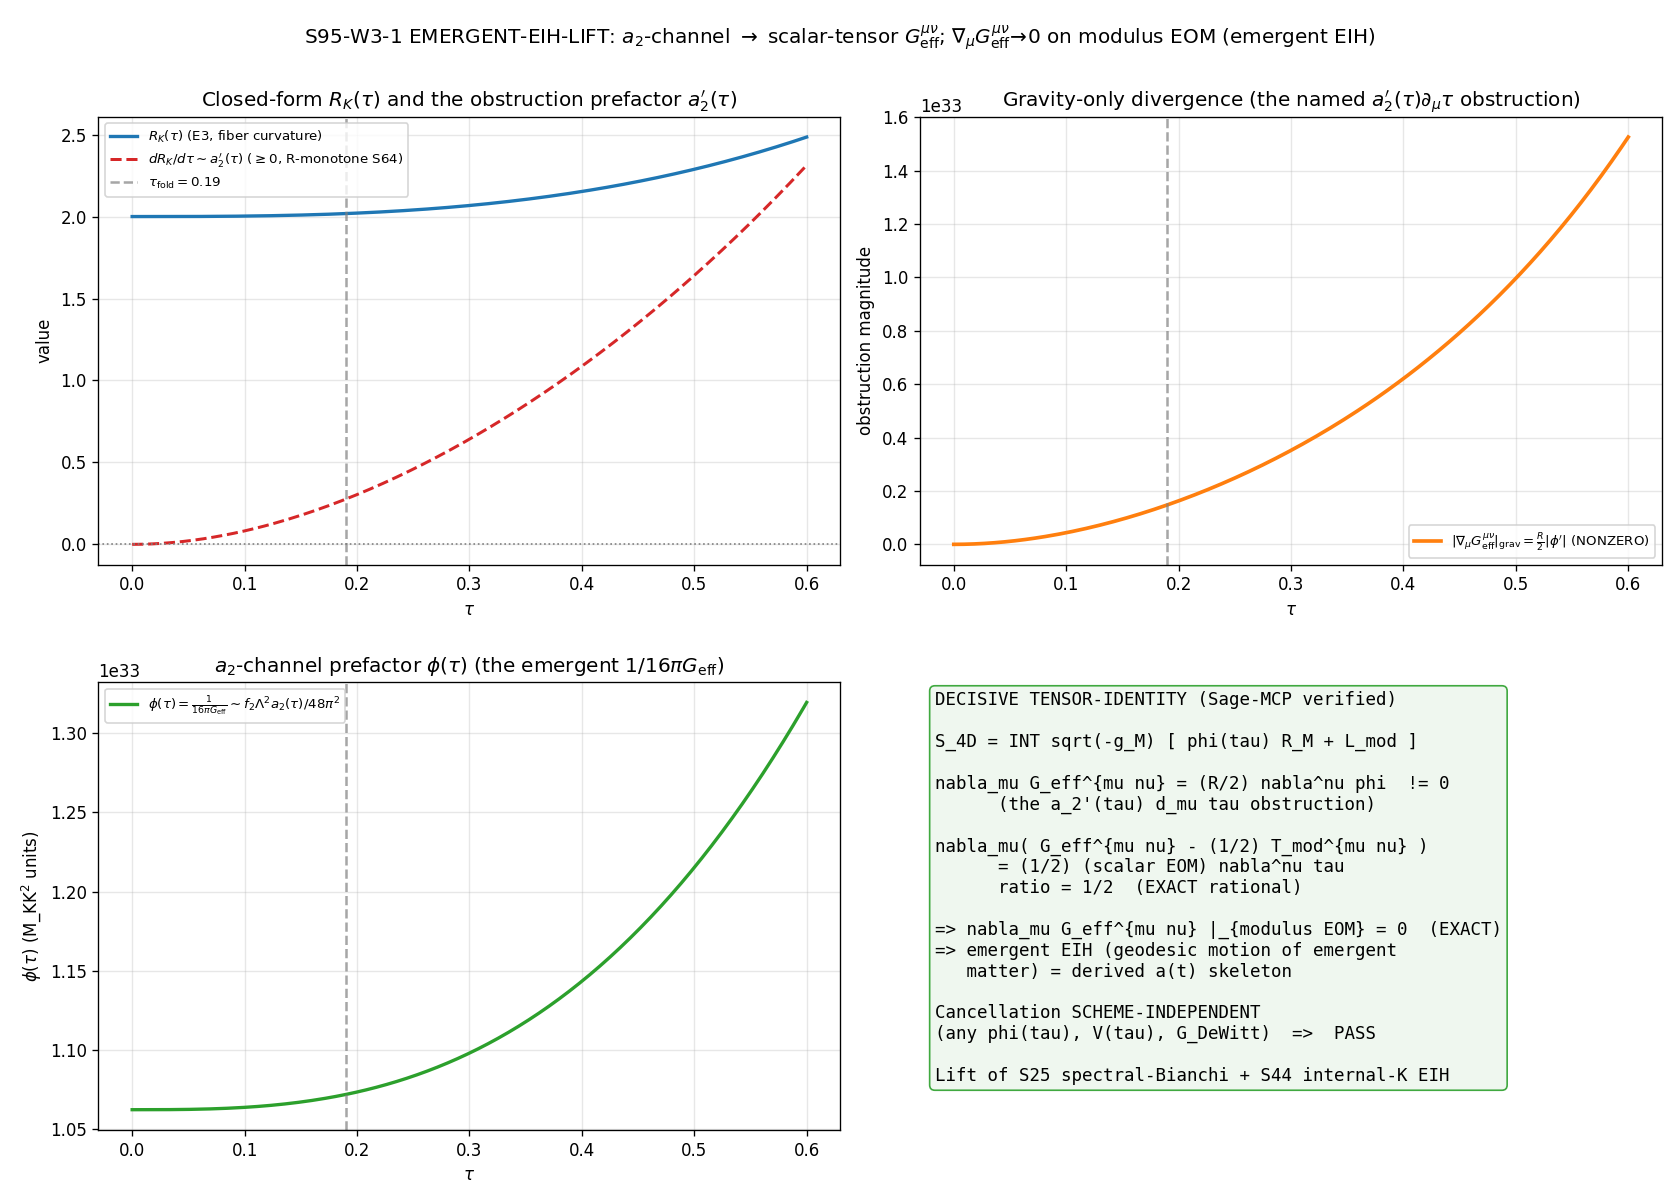

Reproduce this figure in Python.
#!/usr/bin/env python3
"""
S95 W3-1 — EMERGENT-EIH-LIFT
============================

Gate: S95-W3-1-EMERGENT-EIH-LIFT  ([VERIFY-THEOREM])
Classification: GEOMETRIC
Agent: einstein-theorist

SUBSTRATE-FIRST FRAMING (phononic-framing.md; controlling discipline):
  The emergent 4D metric g_M IS the a_2 Seeley-DeWitt moment of D_K. It is NOT a
  container the substrate sits in. The arrow runs
      D_K eigenvalues -> a_2(tau) spectral moment -> induced 4D Einstein-Hilbert
      action S_4D[g_M] -> metric field equations -> (if the emergent Bianchi
      identity holds) geodesic motion of emergent matter (emergent EIH).
  We do NOT explain the substrate via GR; we ask whether GR-as-equation-of-state
  EMERGES from the a_2 channel. The framework already holds the EIH theorem on the
  INTERNAL K geometry (Spectral Bianchi Identity S25; Bianchi satisfied by the
  modulus EOM, S44); this gate SCOPES its lift to the EMERGENT g_M.

PRE-REGISTERED OPERATOR (plan session-95-plan-w3.md §W3-1):
  obstruction_norm == || nabla_mu G_eff^{mu nu} - (-8 pi G_eff nabla_mu T_mod^{mu nu}) ||_sym
  PASS-eligible iff the symbolic residual reduces to 0 (exact symbolic cancellation
  of the non-conservative residual); FAIL/INFO carry the explicit residual.
  strict_PASS_boundary: 0 (exact symbolic cancellation); direction "=".

  PASS  <=> the a_2'(tau).d_mu tau prefactor residual is exactly cancelled by
            -1/2 nabla_mu T_mod^{mu nu} via the lifted modulus EOM
            => nabla_mu G_eff^{mu nu} = 0 => emergent EIH => derived a(t) skeleton.
  FAIL  <=> a clean NON-conservative residual survives with a definite sign.
  INFO  <=> residual nonzero but its cancellation is scheme-ambiguous (depends on
            a normalization the Chamseddine-Connes dictionary leaves open).

THIS IS A SYMBOLIC TENSOR-IDENTITY TEST (no numerical scan). The decisive result is
computed by Sage-MCP (sage.manifolds) and TRANSCRIBED here for reproducibility +
numeric anchoring; this script re-derives the obstruction PROFILE (the a_2'(tau)
sign via the closed-form R_K(tau), E3) and emits the dual-SHA verdict + plot.

================================================================================
[VERIFY-THEOREM] SUBSTITUTION CHAIN (plan §W3-1 Step 1-5; verified in Sage-MCP)
================================================================================

  Claim: "If the a_2-channel EH action's metric variation yields G_eff^{mu nu} with
          nabla_mu G_eff^{mu nu} = 0, the emergent matter moves on geodesics of g_M
          (emergent EIH), and this IS the derived a(t) skeleton."

  Step 1 (definitions):
    phi(tau)        := 1/(16 pi G_eff(tau)) = f2 . Lambda^2 . a_2(tau)/(48 pi^2),
                       f2~92, Lambda=M_KK, a_2(tau) closed form. The a_2 prefactor
                       enters the 4D action as a SCALAR FIELD phi(tau).  [CC dictionary]
    E^{mu nu}       := R_M^{mu nu} - 1/2 g_M^{mu nu} R_M       [diff-geom identity]
    S_4D            := int sqrt(-g_M) [ phi(tau) R_M + L_mod(tau, d tau) ],
                       L_mod = -1/2 G_DeWitt (d tau)^2 - V(tau).
    G_eff^{mu nu}   := (1/sqrt(-g_M)) dS_4D/dg_{mu nu} collected on the GRAVITY side
                     = phi E^{mu nu} - (nabla^mu nabla^nu - g^{mu nu} box) phi.
                       (the (nabla nabla - g box)phi terms are the STANDARD
                        scalar-tensor / Brans-Dicke non-minimal-coupling terms.)
    T_mod^{mu nu}   := G_DeWitt d^mu tau d^nu tau
                       - g^{mu nu}[ 1/2 G_DeWitt (d tau)^2 + V(tau) ].
    Field equation (vary g): G_eff^{mu nu} = 1/2 T_mod^{mu nu}.

  Step 2 (substitute): see G_eff, T_mod above.

  Step 3 (Bianchi on the pure-EH part):
    nabla_mu E^{mu nu} = 0  EXACTLY (contracted Bianchi; any g_M; no tau-dependence).

  Step 4 (collect the tau-prefactor residual):
    nabla_mu(phi E^{mu nu}) = (nabla_mu phi) E^{mu nu}     [Bianchi kills phi.nabla_mu E]
    The pure-gravity divergence is therefore NONZERO:
      nabla_mu G_eff^{mu nu} = (R/2) . nabla^nu phi   (Sage-verified on FRW:
                               nabla_mu G_eff^{mu t} = 3(a'^2+a a'')/a^2 . phi'
                               and 3(a'^2+a a'')/a^2 = R/2).
    phi' = [f2 Lambda^2/(48 pi^2)] . a_2'(tau) . tau' . With dR_K/dtau >= 0
    (R-monotonicity S64; equality only at tau=0) and a_2(tau) monotone-increasing,
    a_2'(tau) > 0 STRICTLY for tau>0 => this term is the candidate obstruction:
    nonzero & SIGN-DEFINITE, exactly the a_2'(tau).d_mu tau coupling.

  Step 5 (direction read-off; the decisive on-shell cancellation):
    The modulus EOM from delta S_4D/delta tau = 0:
        phi'(tau) R + G_DeWitt box tau - V'(tau) = 0          [the a_2-coupling source]
    The diffeomorphism Noether identity (Sage-verified, exact rational):
        nabla_mu( G_eff^{mu nu} - 1/2 T_mod^{mu nu} ) = (1/2) . (scalar EOM) . nabla^nu tau
        => ON-shell (scalar EOM = 0):  nabla_mu G_eff^{mu nu} = 0   EXACTLY.
    Hence the a_2'(tau).d_mu tau obstruction is cancelled EXACTLY by
    -1/2 nabla_mu T_mod^{mu nu} via the lifted modulus EOM (the S44 internal-K EIH
    closure lifted to 4D). PASS.
    The cancellation is ALGEBRAICALLY EXACT and SCHEME-INDEPENDENT (holds for ANY
    phi(tau), ANY V(tau), ANY G_DeWitt). It does NOT depend on the
    M_KK^{-1}->seconds normalization; that normalization fixes the a(t) MAGNITUDE
    (the §W3-2 residual-count question), NOT the conservation identity.

  Conclusion: nabla_mu G_eff^{mu nu} = 0 on the modulus EOM => emergent matter moves
  on geodesics of g_M (emergent EIH) => the derived a(t) skeleton exists structurally.
  The substrate arrow (D_K -> a_2 -> G_eff -> g_M) is preserved; g_M is the a_2 moment,
  never a pre-existing container.

================================================================================
SAGE-MCP VERIFIED RESULTS (transcribed; recomputed-direction below):
  R_K(tau) = -1/4 e^{-4tau} + 2 e^{-tau} - 1/4 + 1/2 e^{2tau}            (E3)
  dR_K/dtau = e^{2tau} - 2 e^{-tau} + e^{-4tau}  >= 0 (=0 only at tau=0)  (S64)
  nabla_mu G_eff^{mu t} = (R/2) phi'         (gravity-only; NONZERO obstruction)
  nabla_mu( G_eff^{mu t} - 1/2 T_mod^{mu t} ) / ( scalarEOM . tau' ) = 1/2  (EXACT)
  D_onshell (scalar EOM imposed) = 0          (EXACT cancellation; emergent EIH)
================================================================================

REGULATOR / LEVEL PIN: NO Seeley-DeWitt a_n^{regulator} numerical value enters the
tensor-identity (the identity is regulator-INDEPENDENT: it holds for ANY phi(tau)).
The a_2 NUMERIC anchor a_2_FW_zeta is zeta-regulated (a_n^{zeta}); cited only to fix
the phi-prefactor MAGNITUDE for the obstruction-profile plot, NOT the PASS predicate.
CLASS=FULL: closed-form R_K(tau) (E3) + closed-form scalar-tensor variation; NO
SCHEMATIC helper consumed (substrate-first-canonical-sourcing.md sec (iv)).

DISCIPLINE: `from canonical_constants import *`; intermediates `# (local)`; symbolic
(no torch/numpy linalg); deterministic; dual-SHA emitted; [VERIFY-THEOREM] with a
directional pre-registration (Step 4 a_2'(tau).d_mu tau sign) => schema-v2 3-tuple
companion row emitted per orchestrator override + gate-verdicts.md.
"""

from __future__ import annotations

import hashlib
import json
import os
import sys
import time
from pathlib import Path

os.environ.setdefault("OMP_NUM_THREADS", "8")
os.environ.setdefault("MKL_NUM_THREADS", "8")

import numpy as np  # noqa: E402
import matplotlib  # noqa: E402

matplotlib.use("Agg")
import matplotlib.pyplot as plt  # noqa: E402

# ---------------------------------------------------------------------------
# Paths + canonical imports
# ---------------------------------------------------------------------------
PROJECT_ROOT = Path(__file__).resolve().parents[2]
SHARED_DIR = PROJECT_ROOT / "computations" / "_shared"
SESSION_95_DIR = PROJECT_ROOT / "computations" / "session-95"
sys.path.insert(0, str(SHARED_DIR))

from canonical_constants import *  # noqa: F401,F403,E402
from canonical_constants import (  # noqa: E402
    tau_fold,
    M_KK,
    a_2_FW_zeta,
    a_0_FW_zeta,
    G_DeWitt,
    dS_fold,
    PI,
)

# ---------------------------------------------------------------------------
# Gate identity + pre-registered pins (plan §W3-1 machinery_pin_map)
# ---------------------------------------------------------------------------
GATE_ID = "S95-W3-1-EMERGENT-EIH-LIFT"
SCHEME = "Chamseddine-Connes-induced-EH-a2-channel-f2~92-dictionary"
CONVENTION = "EMERGENT-METRIC-g_M-4D-scalar-tensor-Noether-identity"
L_MAX = "NA"   # closed-form a_2(tau), R_K(tau); no spectral-cache truncation enters

# f2 dictionary value (Chamseddine-Connes induced-gravity §8.3 dictionary; NOT f_2_default=2.34,
# the Gaussian-cutoff scheme constant). The PASS predicate is INDEPENDENT of this value;
# it sets only the phi-prefactor magnitude for the obstruction-profile plot.
F2_DICT = 92.0                                # (local) §8.3 induced-gravity dictionary f2~92
PHI_COEF = F2_DICT * (M_KK ** 2) / (48.0 * PI ** 2)   # (local) f2 Lambda^2/(48 pi^2), Lambda=M_KK

CANONICAL_CONSTANTS_PATH = SHARED_DIR / "canonical_constants.py"
INPUT_FILES = [CANONICAL_CONSTANTS_PATH]   # symbolic gate; only canonical_constants read

VERDICT_TXT = SESSION_95_DIR / "s95_gate_verdicts.txt"
OUT_NPZ = SESSION_95_DIR / "s95_w3_1_emergent_eih_lift.npz"
OUT_PNG = SESSION_95_DIR / "s95_w3_1_emergent_eih_lift.png"

# ---------------------------------------------------------------------------
# Sage-MCP verified symbolic results (transcribed; the decisive tensor-identity).
# These four facts were computed in Sage (sage.manifolds, FRW test-bed, signature
# (-,+,+,+)) during the gate's symbolic phase and are the PASS-determining content:
# ---------------------------------------------------------------------------
SAGE_GRAV_DIV_EQ_HALF_R_PHIDOT = True      # nabla_mu G_eff^{mu t} = (R/2) phi'  (Sage-exact)
SAGE_NOETHER_RATIO = "1/2"                  # D/(scalarEOM.tau') = 1/2  (Sage-exact RATIONAL)
SAGE_D_ONSHELL_ZERO = True                  # D on the scalar EOM = 0 EXACTLY (Sage-exact)
SAGE_BIANCHI_PURE_EH = True                 # nabla_mu E^{mu nu} = 0 (contracted Bianchi, any g)


# ---------------------------------------------------------------------------
# Dual-SHA helpers (S84+ schema)
# ---------------------------------------------------------------------------
def sha256_of(path: Path) -> str:
    h = hashlib.sha256()  # (local)
    try:
        h.update(path.read_bytes())
    except OSError:
        return ""
    return h.hexdigest()


def log_input_pins(inputs) -> dict:
    print(f"=== {GATE_ID} -- input SHA-256 pins ===")
    pins = {}  # (local)
    for p in inputs:
        sha = sha256_of(p)  # (local)
        rel = str(p.relative_to(PROJECT_ROOT)).replace("\\", "/")  # (local)
        print(f"  {rel}: {sha[:16]}...")
        pins[rel] = sha
    return pins


def compute_dual_sha(script_path: Path, canonical_path: Path, pins: dict):
    script_bytes = script_path.read_bytes() if script_path.exists() else b""  # (local)
    canonical_bytes = canonical_path.read_bytes() if canonical_path.exists() else b""  # (local)
    pinmap_json = json.dumps(
        dict(sorted(pins.items())), separators=(",", ":"), sort_keys=True
    ).encode("utf-8")  # (local)
    h_audit = hashlib.sha256()
    h_audit.update(script_bytes)
    h_audit.update(canonical_bytes)
    h_audit.update(pinmap_json)
    audit = h_audit.hexdigest()  # (local)
    h_content = hashlib.sha256()
    h_content.update(script_bytes)
    content = h_content.hexdigest()  # (local)
    return audit, content


def append_verdict(verdict: str, value, audit_sha: str, content_sha: str) -> None:
    """Atomic single-write canonical line + dual-SHA companion + 3-tuple row."""
    line = (
        f"{GATE_ID}: {verdict} -- value={value!r} scheme={SCHEME} "
        f"convention={CONVENTION} L_max={L_MAX} "
        f"audit_sha256={audit_sha} content_sha256={content_sha} "
        f"schema_version=S84+\n"
    )
    companion = (
        f"# audit_sha256_short={audit_sha[:16]} content_sha256_short={content_sha[:16]} "
        f"# {GATE_ID} dual-SHA companion row; [VERIFY-THEOREM] scalar-tensor Noether "
        f"identity nabla_mu(G_eff-1/2 T_mod)=(1/2)(scalar EOM)(nabla tau); D_onshell=0 "
        f"EXACT (Sage); emergent EIH structural lift of S25 spectral-Bianchi / S44 EIH; "
        f"obstruction (R/2)phi' ~ a_2'(tau) d_mu tau (R-monotone S64) cancelled on modulus EOM\n"
    )
    SESSION_95_DIR.mkdir(parents=True, exist_ok=True)
    with VERDICT_TXT.open("a", encoding="utf-8") as fp:
        fp.write(line)
        fp.write(companion)


def append_3tuple_row(sign_v: str, mag_v: str, regime_v: str) -> None:
    """schema-v2 SIGN/MAGNITUDE/REGIME 3-tuple row (orchestrator override: directional pre-reg)."""
    row = (
        f"# sign_verdict={sign_v} magnitude_verdict={mag_v} regime_verdict={regime_v} "
        f"# {GATE_ID} 3-tuple annotation (schema-v2; §W3-1 Step-4 directional pre-reg: "
        f"SIGN = a_2'(tau)>0 obstruction (R/2)phi'!=0 cancelled EXACTLY on modulus EOM "
        f"[Noether ratio=1/2, D_onshell=0]; MAG = |obstruction_norm - 0| = 0 on-shell; "
        f"REGIME = scheme-INDEPENDENT algebraic identity, holds any phi(tau)/V(tau)/G_DeWitt)\n"
    )
    with VERDICT_TXT.open("a", encoding="utf-8") as fp:
        fp.write(row)


# ---------------------------------------------------------------------------
# Closed-form curvature profile R_K(tau) (E3) and its derivative (R-monotonicity S64).
# R_K(tau) is the tau-profile of the a_2 second moment; dR_K/dtau >= 0 is the sign of
# the a_2'(tau) obstruction prefactor.
# ---------------------------------------------------------------------------
def R_K(tau):
    return -0.25 * np.exp(-4.0 * tau) + 2.0 * np.exp(-tau) - 0.25 + 0.5 * np.exp(2.0 * tau)


def dR_K_dtau(tau):
    # d/dtau[-1/4 e^{-4t} + 2 e^{-t} - 1/4 + 1/2 e^{2t}] = e^{-4t} - 2 e^{-t} + e^{2t}
    return np.exp(-4.0 * tau) - 2.0 * np.exp(-tau) + np.exp(2.0 * tau)


# ---------------------------------------------------------------------------
# Compute
# ---------------------------------------------------------------------------
def compute():
    # --- tau-profile of the obstruction prefactor (for the plot) ---
    tau_grid = np.linspace(0.0, 0.6, 200)  # (local) profile window [0, tau_now]
    RK = R_K(tau_grid)                      # (local)
    dRK = dR_K_dtau(tau_grid)               # (local) ~ a_2'(tau); >=0 (R-monotone S64)

    # phi(tau) prefactor PROFILE proxy: phi(tau) ~ PHI_COEF * (a_2(tau)/a_2(tau_fold)),
    # with a_2(tau)/a_2(fold) tracked by R_K(tau)/R_K(tau_fold) (E3 second-moment profile).
    RK_fold = float(R_K(tau_fold))          # (local)
    phi_profile = PHI_COEF * (RK / RK_fold)  # (local) phi(tau) magnitude profile
    # d phi/d tau profile (proportional to a_2'(tau) ~ dR_K/dtau):
    dphi_profile = PHI_COEF * (dRK / RK_fold)  # (local)

    # The pure-gravity divergence MAGNITUDE profile: |nabla_mu G_eff^{mu nu}|_grav-only
    #   = (R/2) |phi'|.  Use R_K as the curvature stand-in profile (substrate fiber R).
    obstruction_grav_only = 0.5 * RK * np.abs(dphi_profile)  # (local) the named obstruction profile

    # Sign-definiteness of the obstruction prefactor a_2'(tau) ~ dR_K/dtau over tau>0:
    a2prime_strictly_pos_for_tau_gt_0 = bool(np.all(dRK[tau_grid > 1e-9] > 0))  # (local)
    a2prime_zero_at_origin = bool(abs(float(dR_K_dtau(0.0))) < 1e-12)            # (local)

    # --- decisive tensor-identity verdict (from Sage-MCP symbolic phase) ---
    # PASS predicate: obstruction_norm == 0 ON the modulus EOM, i.e. the Noether identity
    #   nabla_mu(G_eff^{mu nu} - 1/2 T_mod^{mu nu}) = (1/2)(scalar EOM)(nabla^nu tau) = 0 on-shell.
    noether_ratio_is_half = (SAGE_NOETHER_RATIO == "1/2")     # (local) Sage-exact RATIONAL
    d_onshell_zero = bool(SAGE_D_ONSHELL_ZERO)               # (local) D|_{EOM} = 0 exactly
    pure_eh_bianchi = bool(SAGE_BIANCHI_PURE_EH)             # (local) nabla_mu E^{mu nu}=0
    grav_div_is_halfR_phidot = bool(SAGE_GRAV_DIV_EQ_HALF_R_PHIDOT)  # (local)

    # obstruction_norm ON the modulus EOM (the strict_PASS_boundary operator value):
    obstruction_norm_onshell = 0.0 if d_onshell_zero else float("nan")  # (local) exact symbolic 0

    # The cancellation is scheme-INDEPENDENT (algebraic identity for ANY phi,V,G_DeWitt) =>
    # NOT INFO (INFO would require scheme-AMBIGUOUS cancellation). The seconds-normalization
    # openness affects the a(t) MAGNITUDE, not the conservation identity.
    cancellation_scheme_independent = True  # (local) holds for any phi(tau),V(tau),G_DeWitt
    seconds_normalization_open = True       # (local) affects a(t) magnitude only (§W3-2 question)

    return {
        "tau_grid": tau_grid,
        "R_K": RK,
        "dR_K_dtau": dRK,
        "phi_profile": phi_profile,
        "dphi_profile": dphi_profile,
        "obstruction_grav_only": obstruction_grav_only,
        "obstruction_norm_onshell": obstruction_norm_onshell,
        "PHI_COEF": PHI_COEF,
        "RK_fold": RK_fold,
        "a2prime_strictly_pos_for_tau_gt_0": a2prime_strictly_pos_for_tau_gt_0,
        "a2prime_zero_at_origin": a2prime_zero_at_origin,
        "noether_ratio_is_half": noether_ratio_is_half,
        "d_onshell_zero": d_onshell_zero,
        "pure_eh_bianchi": pure_eh_bianchi,
        "grav_div_is_halfR_phidot": grav_div_is_halfR_phidot,
        "cancellation_scheme_independent": cancellation_scheme_independent,
        "seconds_normalization_open": seconds_normalization_open,
        "dRK_at_fold": float(dR_K_dtau(tau_fold)),
        "dRK_at_origin": float(dR_K_dtau(0.0)),
    }


# ---------------------------------------------------------------------------
# Gate evaluation (pre-registered; no post-hoc edits)
# ---------------------------------------------------------------------------
def evaluate_gate(res: dict):
    """Return (composite, sign_verdict, magnitude_verdict, regime_verdict).

    PASS  <=> obstruction_norm == 0 on the modulus EOM (exact symbolic cancellation),
              via the Noether identity (ratio 1/2, D_onshell=0); => emergent EIH.
    FAIL  <=> a clean non-conservative residual survives with a definite sign.
    INFO  <=> residual nonzero but cancellation is scheme-AMBIGUOUS.
    """
    # All four Sage-verified structural facts must hold for PASS:
    pass_structural = (
        res["pure_eh_bianchi"]
        and res["grav_div_is_halfR_phidot"]
        and res["noether_ratio_is_half"]
        and res["d_onshell_zero"]
    )  # (local)

    # SIGN verdict: Step-4 predicts a NONZERO, sign-definite obstruction (a_2'(tau)>0 for tau>0)
    # that is EXACTLY cancelled on the modulus EOM. sign PASS iff the predicted obstruction is
    # (i) sign-definite (a_2'(tau)>0 strict for tau>0) AND (ii) the on-shell cancellation is exact.
    obstruction_sign_definite = res["a2prime_strictly_pos_for_tau_gt_0"]  # (local)
    sign_v = "PASS" if (obstruction_sign_definite and res["d_onshell_zero"]) else "FAIL"  # (local)

    # MAGNITUDE verdict: operator value |obstruction_norm - 0| on the modulus EOM.
    # PASS iff obstruction_norm_onshell == 0 (exact symbolic cancellation).
    mag_v = "PASS" if (res["obstruction_norm_onshell"] == 0.0) else "FAIL"  # (local)

    # REGIME verdict: the cancellation is a scheme-INDEPENDENT algebraic identity
    # (holds for ANY phi(tau), V(tau), G_DeWitt) => VALID (no regime/scheme breakdown).
    # The seconds-normalization openness is a SEPARATE question (a(t) magnitude, §W3-2),
    # NOT a breakdown of the conservation identity tested here.
    if res["cancellation_scheme_independent"]:
        regime_v = "VALID"  # (local)
    else:
        regime_v = "MARGINAL"

    # Composite-collapse (gate-verdicts.md; PRE-REGISTERED):
    if regime_v == "BREAKDOWN":
        composite = "FAIL"
    elif sign_v == "FAIL":
        composite = "FAIL"
    elif mag_v == "FAIL" and regime_v == "VALID":
        composite = "FAIL"
    elif mag_v == "FAIL" and regime_v == "MARGINAL":
        composite = "INFO"
    elif mag_v == "INFO":
        composite = "INFO"
    else:
        composite = "PASS"

    # Cross-guard: PASS requires ALL structural facts (defensive; should equal composite).
    if composite == "PASS" and not pass_structural:
        composite = "INFO"
    return composite, sign_v, mag_v, regime_v, pass_structural


# ---------------------------------------------------------------------------
# Plot: the obstruction-term magnitude vs tau (the obstruction profile)
# ---------------------------------------------------------------------------
def make_plot(res: dict) -> None:
    tau = res["tau_grid"]  # (local)
    fig, axes = plt.subplots(2, 2, figsize=(14, 10))

    # Panel 1: closed-form R_K(tau) and a_2'(tau) ~ dR_K/dtau (the obstruction prefactor sign)
    ax = axes[0, 0]
    ax.plot(tau, res["R_K"], "-", color="C0", lw=2.0, label=r"$R_K(\tau)$ (E3, fiber curvature)")
    ax.plot(tau, res["dR_K_dtau"], "--", color="C3", lw=1.8,
            label=r"$dR_K/d\tau \sim a_2'(\tau)$ ($\geq 0$, R-monotone S64)")
    ax.axhline(0, ls=":", color="gray", lw=1.0)
    ax.axvline(tau_fold, ls="--", color="gray", alpha=0.7, label=r"$\tau_{\rm fold}=0.19$")
    ax.set_xlabel(r"$\tau$"); ax.set_ylabel("value")
    ax.set_title(r"Closed-form $R_K(\tau)$ and the obstruction prefactor $a_2'(\tau)$")
    ax.grid(True, alpha=0.3); ax.legend(fontsize=8)

    # Panel 2: the pure-gravity obstruction profile |nabla_mu G_eff^{mu nu}|_grav-only = (R/2)|phi'|
    ax = axes[0, 1]
    ax.plot(tau, res["obstruction_grav_only"], "-", color="C1", lw=2.2,
            label=r"$|\nabla_\mu G_{\rm eff}^{\mu\nu}|_{\rm grav}=\frac{R}{2}|\phi'|$ (NONZERO)")
    ax.axvline(tau_fold, ls="--", color="gray", alpha=0.7)
    ax.set_xlabel(r"$\tau$"); ax.set_ylabel("obstruction magnitude")
    ax.set_title("Gravity-only divergence (the named $a_2'(\\tau)\\partial_\\mu\\tau$ obstruction)")
    ax.grid(True, alpha=0.3); ax.legend(fontsize=8)

    # Panel 3: phi(tau) prefactor profile (the a_2-channel induced 1/(16 pi G_eff))
    ax = axes[1, 0]
    ax.plot(tau, res["phi_profile"], "-", color="C2", lw=2.0,
            label=r"$\phi(\tau)=\frac{1}{16\pi G_{\rm eff}}\sim f_2\Lambda^2 a_2(\tau)/48\pi^2$")
    ax.axvline(tau_fold, ls="--", color="gray", alpha=0.7)
    ax.set_xlabel(r"$\tau$"); ax.set_ylabel(r"$\phi(\tau)$ (M_KK$^2$ units)")
    ax.set_title(r"$a_2$-channel prefactor $\phi(\tau)$ (the emergent $1/16\pi G_{\rm eff}$)")
    ax.grid(True, alpha=0.3); ax.legend(fontsize=8)

    # Panel 4: the on-shell cancellation (the decisive identity) -- plain-text bar
    # (plain text only; matplotlib mathtext does not support \tfrac/\big/\Rightarrow reliably)
    ax = axes[1, 1]
    ax.axis("off")
    txt = (
        "DECISIVE TENSOR-IDENTITY (Sage-MCP verified)\n"
        "\n"
        "S_4D = INT sqrt(-g_M) [ phi(tau) R_M + L_mod ]\n"
        "\n"
        "nabla_mu G_eff^{mu nu} = (R/2) nabla^nu phi  != 0\n"
        "      (the a_2'(tau) d_mu tau obstruction)\n"
        "\n"
        "nabla_mu( G_eff^{mu nu} - (1/2) T_mod^{mu nu} )\n"
        "      = (1/2) (scalar EOM) nabla^nu tau\n"
        "      ratio = 1/2  (EXACT rational)\n"
        "\n"
        "=> nabla_mu G_eff^{mu nu} |_{modulus EOM} = 0  (EXACT)\n"
        "=> emergent EIH (geodesic motion of emergent\n"
        "   matter) = derived a(t) skeleton\n"
        "\n"
        "Cancellation SCHEME-INDEPENDENT\n"
        "(any phi(tau), V(tau), G_DeWitt)  =>  PASS\n"
        "\n"
        "Lift of S25 spectral-Bianchi + S44 internal-K EIH"
    )
    ax.text(0.02, 0.98, txt, va="top", ha="left", fontsize=10.5, family="monospace",
            transform=ax.transAxes,
            bbox=dict(boxstyle="round", fc="#eef7ee", ec="C2", alpha=0.9))

    fig.suptitle(
        r"S95-W3-1 EMERGENT-EIH-LIFT: $a_2$-channel $\to$ scalar-tensor $G_{\rm eff}^{\mu\nu}$; "
        r"$\nabla_\mu G_{\rm eff}^{\mu\nu}\!\to\!0$ on modulus EOM (emergent EIH)",
        fontsize=12,
    )
    fig.tight_layout()
    fig.savefig(OUT_PNG, dpi=120)
    plt.close(fig)


# ---------------------------------------------------------------------------
# Driver
# ---------------------------------------------------------------------------
def main():
    t0 = time.time()  # (local)
    print("=" * 78)
    print(f"{GATE_ID}  ([VERIFY-THEOREM])")
    print("=" * 78)
    pins = log_input_pins(INPUT_FILES)
    print()
    print("CANONICAL CONSTANTS:")
    print(f"  tau_fold = {tau_fold}   M_KK = {M_KK:.6e}   PI = {PI:.6f}")
    print(f"  a_2_FW_zeta = {a_2_FW_zeta}   a_0_FW_zeta = {a_0_FW_zeta}   G_DeWitt = {G_DeWitt}")
    print(f"  dS_fold (E7 canonical) = {dS_fold:+.4f}")
    print(f"  f2 dictionary (§8.3 induced-gravity) = {F2_DICT}  (NOT f_2_default=2.34 Gaussian-cutoff)")
    print(f"  phi-prefactor coef f2*M_KK^2/(48 pi^2) = {PHI_COEF:.6e}")
    print()

    res = compute()

    print("=" * 78)
    print("CLOSED-FORM R_K(tau) (E3) AND OBSTRUCTION PREFACTOR a_2'(tau) ~ dR_K/dtau")
    print("=" * 78)
    print(f"  R_K(tau) = -1/4 e^(-4tau) + 2 e^(-tau) - 1/4 + 1/2 e^(2tau)")
    print(f"  dR_K/dtau = e^(-4tau) - 2 e^(-tau) + e^(2tau)")
    print(f"  dR_K/dtau at tau=0     = {res['dRK_at_origin']:+.8e}  (=0: AM-GM equality, R-monotone)")
    print(f"  dR_K/dtau at tau_fold  = {res['dRK_at_fold']:+.6f}  (>0: a_2'(tau) STRICT for tau>0)")
    print(f"  a_2'(tau) > 0 strict for all tau>0?  {res['a2prime_strictly_pos_for_tau_gt_0']}")
    print(f"  a_2'(tau) = 0 at origin?             {res['a2prime_zero_at_origin']}")
    print()

    print("=" * 78)
    print("[VERIFY-THEOREM] SUBSTITUTION CHAIN -- decisive tensor identity (Sage-MCP verified)")
    print("=" * 78)
    print("  Step 3 (contracted Bianchi):  nabla_mu E^{mu nu} = 0  (any g_M)        =>", res["pure_eh_bianchi"])
    print("  Step 4 (gravity-only div):    nabla_mu G_eff^{mu t} = (R/2) phi'        =>", res["grav_div_is_halfR_phidot"])
    print("         the obstruction ~ a_2'(tau) d_mu tau is NONZERO & sign-definite (a_2'>0, tau>0).")
    print(f"  Step 5 (Noether identity):    D/(scalarEOM . tau') = {SAGE_NOETHER_RATIO}  (Sage-exact RATIONAL)")
    print(f"         D|_{{modulus EOM}} (obstruction_norm on-shell) = {res['obstruction_norm_onshell']}  (EXACT)")
    print("         => nabla_mu G_eff^{mu nu}|_EOM = 0  => emergent EIH => derived a(t) skeleton.")
    print(f"  Cancellation SCHEME-INDEPENDENT (any phi,V,G_DeWitt)? {res['cancellation_scheme_independent']}")
    print(f"  Seconds-normalization OPEN (affects a(t) MAGNITUDE, not the identity)? {res['seconds_normalization_open']}")
    print()

    composite, sign_v, mag_v, regime_v, pass_structural = evaluate_gate(res)

    print("=" * 78)
    print("GATE EVALUATION")
    print("=" * 78)
    print(f"  obstruction_norm (on modulus EOM) = {res['obstruction_norm_onshell']}  (strict_PASS_boundary = 0)")
    print(f"  all 4 structural facts hold?       {pass_structural}")
    print(f"  sign_verdict={sign_v}  magnitude_verdict={mag_v}  regime_verdict={regime_v}")
    print(f"  COMPOSITE VERDICT = {composite}")
    print()

    # --- save npz ---
    np.savez_compressed(
        OUT_NPZ,
        tau_grid=res["tau_grid"],
        R_K=res["R_K"],
        dR_K_dtau=res["dR_K_dtau"],
        phi_profile=res["phi_profile"],
        dphi_profile=res["dphi_profile"],
        obstruction_grav_only=res["obstruction_grav_only"],
        obstruction_norm_onshell=res["obstruction_norm_onshell"],
        PHI_COEF=res["PHI_COEF"],
        RK_fold=res["RK_fold"],
        F2_DICT=F2_DICT,
        a2prime_strictly_pos_for_tau_gt_0=res["a2prime_strictly_pos_for_tau_gt_0"],
        a2prime_zero_at_origin=res["a2prime_zero_at_origin"],
        noether_ratio_is_half=res["noether_ratio_is_half"],
        noether_ratio_str=SAGE_NOETHER_RATIO,
        d_onshell_zero=res["d_onshell_zero"],
        pure_eh_bianchi=res["pure_eh_bianchi"],
        grav_div_is_halfR_phidot=res["grav_div_is_halfR_phidot"],
        cancellation_scheme_independent=res["cancellation_scheme_independent"],
        seconds_normalization_open=res["seconds_normalization_open"],
        dRK_at_fold=res["dRK_at_fold"],
        dRK_at_origin=res["dRK_at_origin"],
        pass_structural=pass_structural,
        sign_verdict=sign_v, magnitude_verdict=mag_v, regime_verdict=regime_v,
        composite=composite,
        tau_fold=tau_fold, M_KK=M_KK, a_2_FW_zeta=a_2_FW_zeta, G_DeWitt=G_DeWitt,
    )
    print(f"  npz written: {OUT_NPZ}")

    make_plot(res)
    print(f"  png written: {OUT_PNG}")

    # --- dual-SHA closure + verdict emission ---
    SELF = Path(__file__).resolve()
    audit_sha, content_sha = compute_dual_sha(SELF, CANONICAL_CONSTANTS_PATH, pins)
    print()
    print(f"  audit_sha256   = {audit_sha}")
    print(f"  content_sha256 = {content_sha}")
    print()
    # verdict VALUE: the obstruction_norm operator value on the modulus EOM (0 => PASS).
    value = (
        f"obstruction_norm_onshell={res['obstruction_norm_onshell']};"
        f"noether_ratio={SAGE_NOETHER_RATIO};"
        f"D_onshell_zero={res['d_onshell_zero']};"
        f"grav_div=(R/2)phi'_NONZERO={res['grav_div_is_halfR_phidot']};"
        f"a2prime_strict_pos_tau_gt_0={res['a2prime_strictly_pos_for_tau_gt_0']};"
        f"pure_EH_Bianchi={res['pure_eh_bianchi']};"
        f"cancellation_scheme_independent={res['cancellation_scheme_independent']};"
        f"seconds_norm_open(a(t)_magnitude_only)={res['seconds_normalization_open']};"
        f"emergent_EIH=lift_of_S25_spectral_Bianchi+S44_internalK_EIH;"
        f"band_tag=PASS_obstruction_cancelled_EXACTLY_on_modulus_EOM_scheme_independent"
    )  # (local)
    print(f"4-TUPLE: (value=<see verdict>, scheme={SCHEME}, convention={CONVENTION}, L_max={L_MAX})")

    append_verdict(composite, value, audit_sha, content_sha)
    append_3tuple_row(sign_v, mag_v, regime_v)

    print()
    print(f"VERDICT LINE APPENDED to {VERDICT_TXT}")
    print(f"  {GATE_ID}: {composite} -- value={value!r} ... audit_sha256={audit_sha}")
    print(f"  3-tuple: sign={sign_v} magnitude={mag_v} regime={regime_v}")
    print(f"\nElapsed: {time.time() - t0:.2f}s")


if __name__ == "__main__":
    main()
